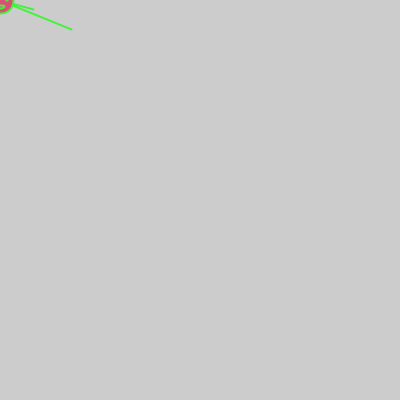
Frame 1 (no input)
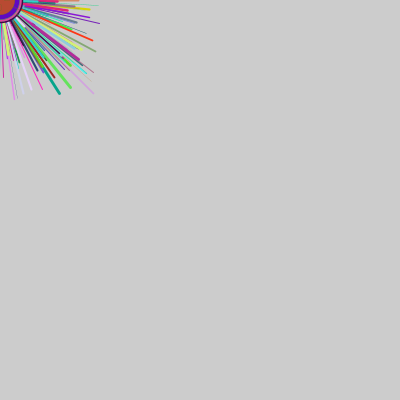
Frame 60 (the mouse pressed at the canvas centre just before this capture)
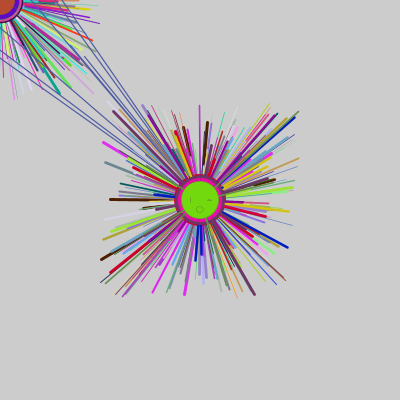
Frame 120 (the mouse held since frame 60 and released just before this capture)

The Processing sketch that drew these frames (run headless with seeded random() and noise(); from frame 60 on, the mouse is pressed at the canvas centre):

// Processing sketch: processing_68773
// ── processing_68773.pde

//Homework 3

//Danielle Dong
//dmdong@andrew.cmu.edu
//copyright Danielle Dong, Carnegie Mellon University, Pittburgh, PA



float x, y, wd, ht;

void setup ( )
{
  size ( 400, 400 );
  smooth ();
  frameRate (4);
  ellipseMode(CENTER);
  rectMode(CENTER);
}










void draw ( )
{
strokeWeight (random (3));
stroke ( random (255), random (255), random (255));
fill ( random (255), random (255), random (255));

// ALL the random floats, put in the void draw section so that they change every frame
float ran1 = random(50) ;

float ran2 = random(100) ;
float ran3 = random(100) ;
float ran4 = random(100) ;
float ran5 = random(100) ;
float ran6 = random(100) ;
float ran7 = random(100) ;
float ran8 = random(100) ;
float ran9 = random(100) ;
float ran10 = random(75) ;
float ran11 = random(75) ;
float ran12 = random(75) ;
float ran13 = random(75) ;
float ran14 = random(75) ;
float ran15 = random(75) ;
float ran16 = random(75) ;
float ran17 = random(75) ;


//random lines about center
line (mouseX, mouseY, pmouseX + ran2 , pmouseY + ran3 );
line (mouseX, mouseY, pmouseX - ran4 , pmouseY + ran5 );
line (mouseX, mouseY, pmouseX - ran6 , pmouseY - ran7 );
line (mouseX, mouseY, pmouseX + ran8 , pmouseY - ran9 );
line (mouseX, mouseY, pmouseX + ran10 , pmouseY + ran11 );
line (mouseX, mouseY, pmouseX - ran12 , pmouseY + ran13 );
line (mouseX, mouseY, pmouseX - ran14 , pmouseY - ran15 );
line (mouseX, mouseY, pmouseX + ran16 , pmouseY - ran17 );

//circle centered on mouse "body"
ellipse ( mouseX, mouseY, ran1 , ran1 );

//circles "eyes"
ellipse ( mouseX - .25*ran1 , mouseY, ran1 * random (.2) , ran1 * random (.2) );
ellipse ( mouseX + .25*ran1 , mouseY, ran1 * random (.2) , ran1 * random (.2) );

//circle "mouth"
ellipse ( mouseX , mouseY + .25*ran1 , ran1 * random (.4) , ran1 * random (.3) );
}
